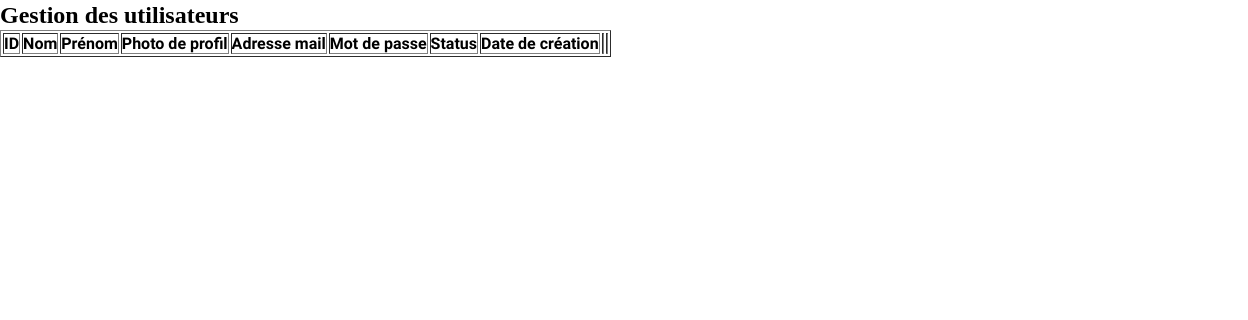
Before: /admin/users_gestion.php with the older database file.
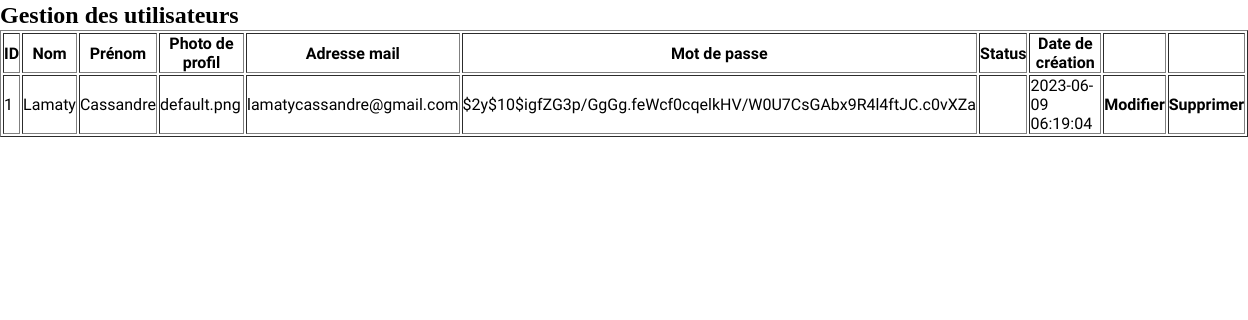
After: the same page with the newer database file.
### tables this page shows
CREATE TABLE `users` (
  `id` int(11) NOT NULL AUTO_INCREMENT,
  `last_name` varchar(50) DEFAULT NULL,
  `first_name` varchar(50) DEFAULT NULL,
  `picture` varchar(150) DEFAULT 'default.png',
  `email` varchar(50) DEFAULT NULL,
  `password` varchar(255) DEFAULT NULL,
  `status` tinyint(4) DEFAULT NULL,
  `created_at` timestamp NOT NULL DEFAULT current_timestamp(),
  PRIMARY KEY (`id`)
);

### admin/users_gestion.php (called while the page is built, shortened)
<?php
require '../layouts/administration.php';

### views/admin/users_gestion.php (the view, shortened to what this page needs)
<?php
    $bd = dbConnect();
    $query = $bd -> prepare('SELECT * FROM users');
    $query -> execute();
    $users = $query -> fetchAll();
?>
<h1>Gestion des utilisateurs</h1>
<table border>
    <thead>
        <tr>
            <th>ID</th>
            <th>Nom</th>
            <th>Prénom</th>
            <th>Photo de profil</th>
            <th>Adresse mail</th>
            <th>Mot de passe</th>
            <th>Status</th>
            <th>Date de création</th>
            <th></th>
            <th></th>
        </tr>
    </thead>
    <tbody>
        <?php foreach ($users as $user): ?>
            <tr>
                <td><?= $user['id'] ?></td>
                <td><?= $user['last_name'] ?></td>
                <td><?= $user['first_name'] ?></td>
                <td><?= $user['picture'] ?></td>
                <td><?= $user['email'] ?></td>
                <td><?= $user['password'] ?></td>
                <td><?= $user['status'] ?></td>
                <td><?= $user['created_at'] ?></td>
                <th><a href="forms/users_update_form.php?id=<?= $user['id'] ?>">Modifier</a></th>
                <th><a href="delete.php?from=<?= basename($_SERVER['PHP_SELF']) ?>&id=<?= $user['id'] ?>">Supprimer</a></th>
            </tr>
        <?php endforeach; ?>
    </tbody>
</table>

### layouts/administration.php (shortened to what this page needs)
<!DOCTYPE html>
<html lang="fr">
<head>
    <link rel="stylesheet" href="../assets/css/style.css">
</head>
<body>
    <?php
    include __DIR__ . '/../views/admin/' . $template . '.php';
    ?>
</body>
</html>

### assets/css/style.css (style rules this page uses)
:root { --transitionShort: cubic-bezier(0.175, 0.885, 0.32, 1.275) 0.2s; --transitionLong: cubic-bezier(0.175, 0.885, 0.32, 1.275) 0.5s; --color-primary-50: #e9fbf1; --color-primary-100: #d4f7e4; --color-primary-200: #a9efc8; --color-primary-300: #7ee7ad; --color-primary-400: #52e092; --color-primary-500: #22bb67; --color-primary-600: #1fad5f; --color-primary-700: #188147; --color-primary-800: #10562f; --color-primary-900: #082b18; --color-primary-950: #04160c; }
* { margin: 0; padding: 0; box-sizing: border-box; font-family: "Work Sans", sans-serif; }
body { transition: var(--transitionLong); }
h1, h2, h3, h4, h5, h6 { font-family: "Clash Display", serif; font-weight: 700; line-height: 125%; }
h1 { font-size: 24px; }
a { text-decoration: none; color: black; }

Changed rows visible on the page:
added users: id "1", last_name "Lamaty", first_name "Cassandre", picture "default.png", email "lamatycassandre@gmail.com", password "$2y$10$igfZG3p/GgGg.feWcf0cqelkHV/W0U7CsGAbx9R4l4ftJC.c0vXZa", created_at "2023-06-09 06:19:04"
